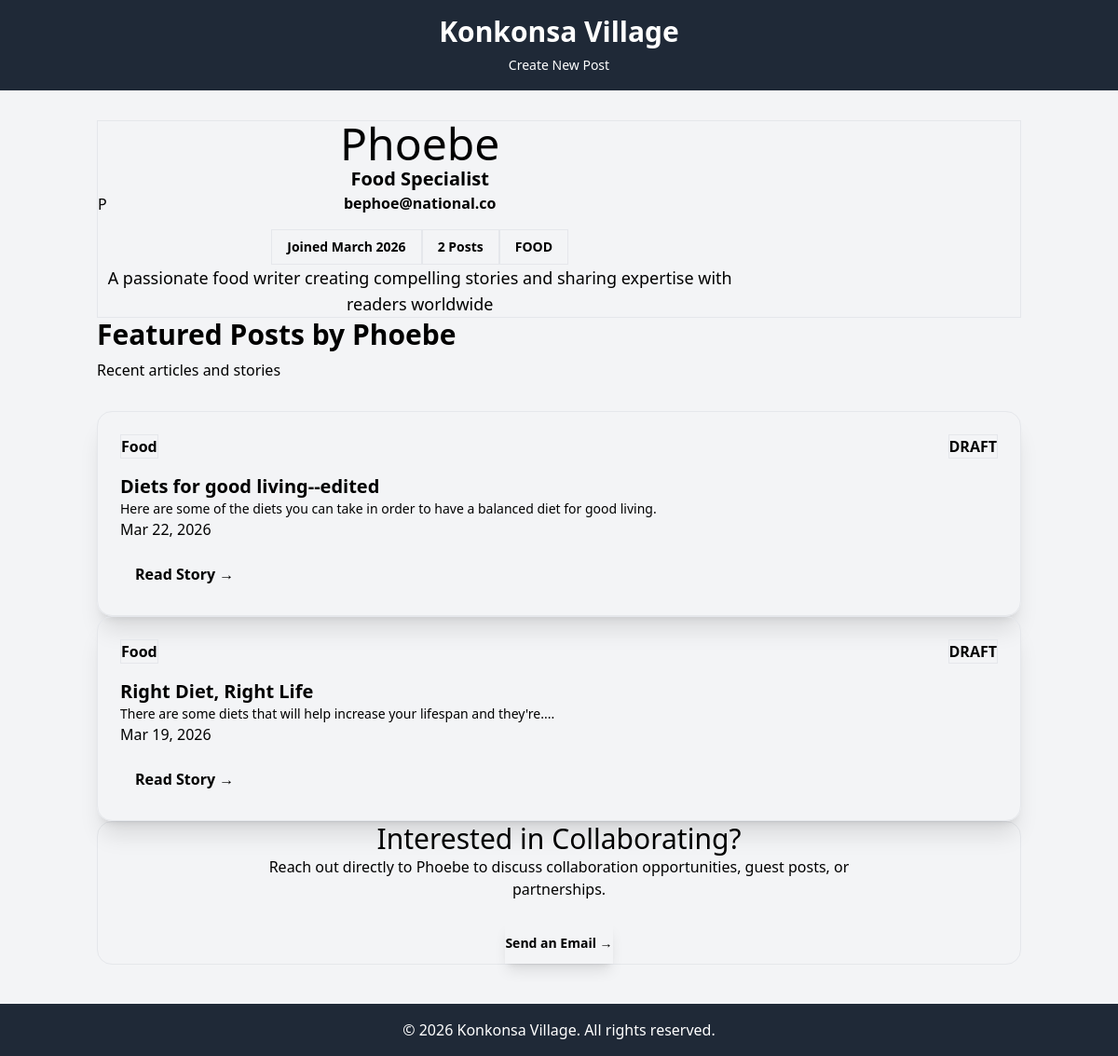
The app's page /blog/author/4/, older data.
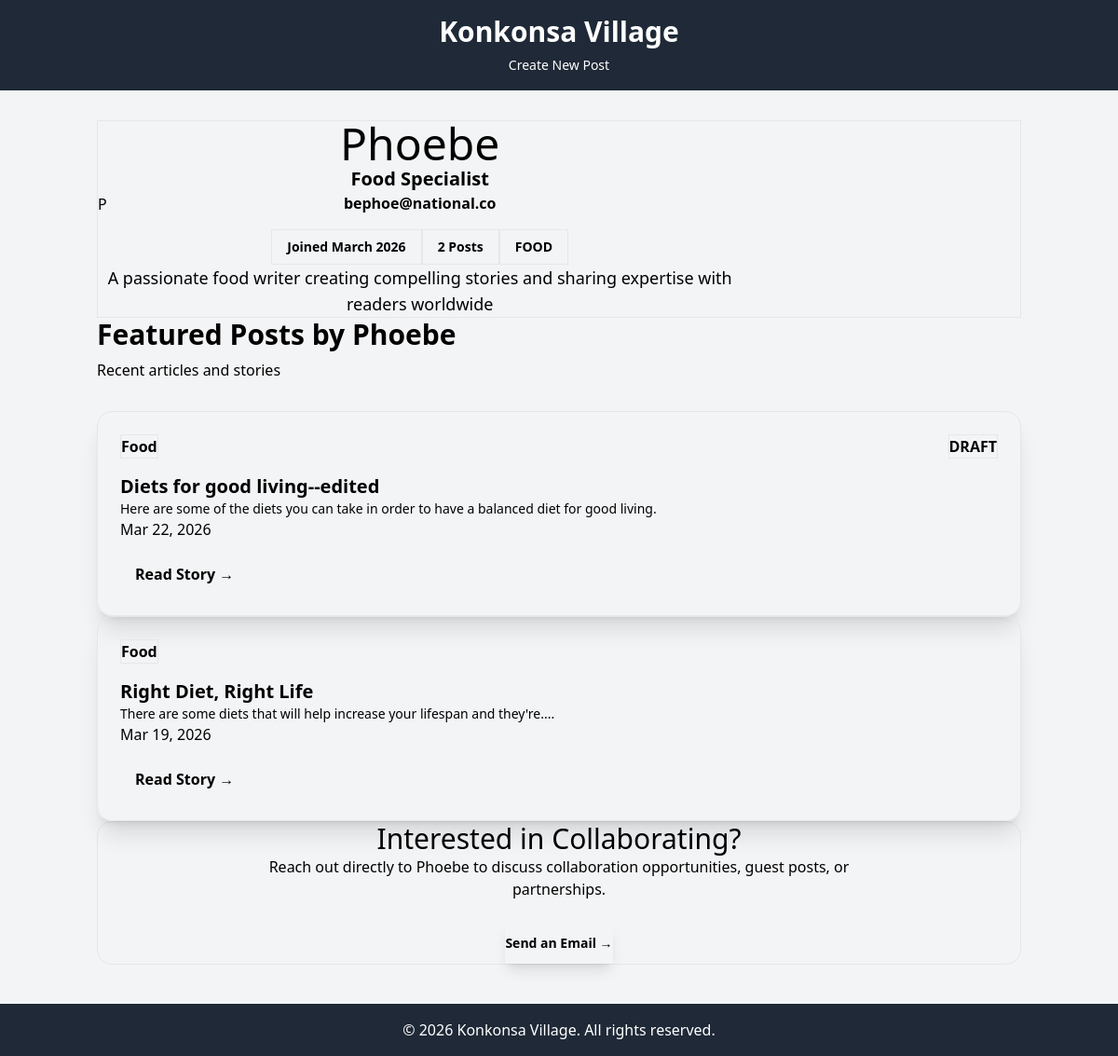
The same page, newer data.
### blog/models.py (models this page shows, shortened)
class Post(models.Model):
    CATEGORY_CHOICES = [
        ('TECHNOLOGY', 'Technology'),
        ('LIFESTYLE', 'Lifestyle'),
        ('TRAVEL', 'Travel'),
        ('FOOD', 'Food'),
    ]
    title = models.CharField(max_length=200)
    author = models.ForeignKey(Author, on_delete=models.CASCADE, default=None)
    content = models.TextField()
    category = models.CharField(max_length=20, choices=CATEGORY_CHOICES, default='TECHNOLOGY')
    created_at = models.DateTimeField(auto_now_add=True)
    is_published = models.BooleanField(default=False)
    is_draft = models.BooleanField(default=True)

### blog/views.py (the view)
# urls.py: path('author/<int:pk>/', views.view_author, name='author_detail'),
def view_author(request, pk):
    author = get_object_or_404(Author, pk=pk)
    author_posts = Post.objects.filter(author=author).order_by('-created_at')
    context = {
        'author': author,
        'posts': author_posts,
    }
    return render(request, 'blog/author_detail.html', context)

### blog/templates/blog/author_detail.html (shortened to what the changed rows need)
{% extends 'blog/landing_base_page.html' %}  {% block content %}
<section
  class="mb-16 rounded-3xl border border-fuchsia-500/30 bg-gradient-to-r from-indigo-600/20 via-violet-600/20 to-fuchsia-600/20 p-10 shadow-2xl backdrop-blur-sm"
>
  <div
    class="flex flex-col items-center text-center md:flex-row md:items-start md:text-left md:gap-12"
  >
    <div class="flex-1">
      <h1 class="text-5xl font-black text-black mb-2">{{ author.name }}</h1>
    </div>
  </div>
</section>
<section class="mb-16">
  <div class="mb-8">
    <h2 class="text-3xl font-bold text-black md:text-4xl">
      Featured Posts by {{ author.name }}
    </h2>
  </div>
  <div class="grid gap-8 sm:grid-cols-2 lg:grid-cols-3">
    {% for post in posts %}
    <article
      class="group rounded-2xl border border-slate-700/50 bg-gradient-to-br from-slate-800 to-slate-900 p-6 shadow-xl transition-all hover:-translate-y-2 hover:shadow-2xl hover:border-fuchsia-500/50"
    >
      <div class="mb-4 flex items-center justify-between gap-2">
        <span
          class="inline-flex items-center rounded-full bg-indigo-500/20 px-3 py-1 text-xs font-bold uppercase tracking-wide text-indigo-300 border border-indigo-500/30"
          >{{ post.category|title }}</span
        >
        {% if not post.is_published %}
        <span
          class="inline-block bg-red-500/20 text-red-300 text-xs font-bold px-2 py-1 rounded-full border border-red-500/30"
          >DRAFT</span
        >
        {% endif %}
      </div>
      <h3
        class="text-xl font-bold text-black leading-snug mb-3 group-hover:text-fuchsia-400 transition"
      >
        <a href="{% url 'blog:view_post' post.pk %}">{{ post.title }}</a>
      </h3>
      <p class="text-sm text-slate-300 leading-relaxed mb-5">
        {{ post.content|truncatechars:150 }}
      </p>
      <p class="text-xs text-slate-400 font-medium mb-4">
        {{ post.created_at|date:'M d, Y' }}
      </p>
      <a
        href="{% url 'blog:view_post' post.pk %}"
        class="inline-block rounded-lg bg-gradient-to-r from-indigo-600 to-fuchsia-600 px-4 py-2 text-xs font-bold text-black hover:shadow-lg transition-all hover:scale-105"
        >Read Story →</a
      >
    </article>
    {% endfor %}
  </div>
</section>
{% endblock %}

Row changes from the older to the newer data that the page shows:
changed Post "Right Diet, Right Life": no longer shows "DRAFT"
